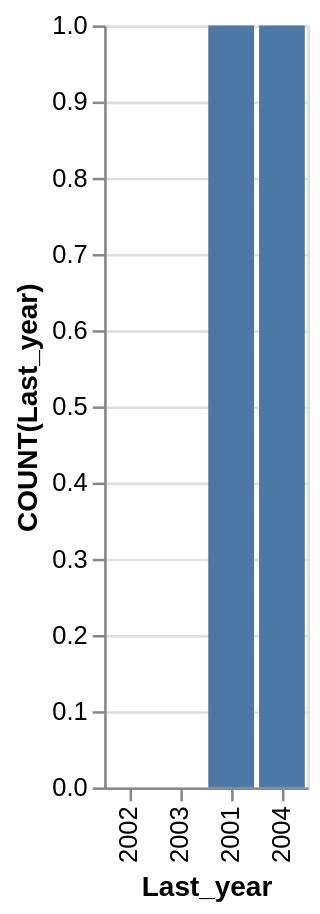

The specification (Vega-Lite) saved for this image:
### Vega-Lite specification from a JSON file in a GitHub repository (floating-point values rounded to 4 significant figures)
{"data": {"values": [{"x_data": "2002", "y_data": 0}, {"x_data": "2003", "y_data": 0}, {"x_data": "2001", "y_data": 1}, {"x_data": "2004", "y_data": 1}]}, "mark": "bar", "encoding": {"x": {"field": "x_data", "type": "nominal", "title": "Last_year", "sort": {"op": "sum", "field": "y_data", "order": "ascending"}}, "y": {"field": "y_data", "type": "quantitative", "title": "COUNT(Last_year)"}}}
